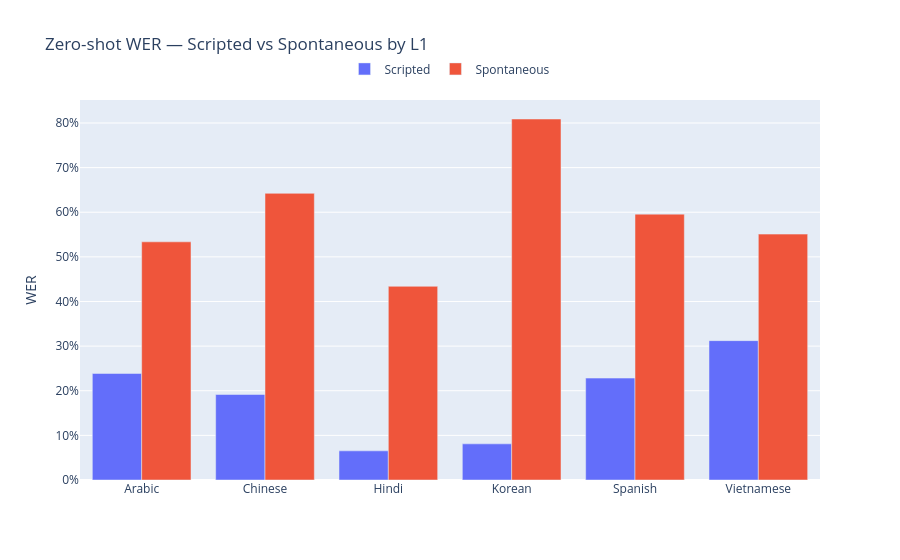

Notebook code for this chart:
### Markdown cell above
---

 # Part 3 — Scripted vs Spontaneous Gap (zero-shot)



 Different corpora → compared at L1 level, not speaker level.

### Code cell
if available("baseline", "scripted") and available("baseline", "spontaneous"):
    s_g  = grouped_wer(results["baseline"]["scripted"],    "l1").rename(columns={"wer": "WER_scripted"})
    sp_g = grouped_wer(results["baseline"]["spontaneous"], "l1").rename(columns={"wer": "WER_spontaneous"})
    gap  = s_g[["l1", "WER_scripted"]].merge(
               sp_g[["l1", "WER_spontaneous"]], on="l1", how="inner")
    gap["gap"] = gap["WER_spontaneous"] - gap["WER_scripted"]

    l1s = gap["l1"].tolist()
    fig = go.Figure()
    fig.add_trace(go.Bar(name="Scripted",    x=l1s, y=gap["WER_scripted"].tolist()))
    fig.add_trace(go.Bar(name="Spontaneous", x=l1s, y=gap["WER_spontaneous"].tolist()))
    fig.update_layout(
        title   = "Zero-shot WER — Scripted vs Spontaneous by L1",
        barmode = "group",
        yaxis   = dict(title="WER", tickformat=".0%"),
        legend  = dict(orientation="h", y=1.12, xanchor="center", x=0.5),
    )
    fig.show()
    display(
        gap.style
           .format({c: "{:.4f}" for c in ["WER_scripted", "WER_spontaneous", "gap"]})
           .set_caption("Scripted vs Spontaneous WER gap (zero-shot)")
    )

### Figure 1 — Plotly figure (JSON) as saved in the notebook; plotly's stock layout.template omitted (floating-point values rounded to 4 significant figures)
{"data": [{"name": "Scripted", "type": "bar", "x": ["Arabic", "Chinese", "Hindi", "Korean", "Spanish", "Vietnamese"], "y": [0.2387, 0.1916, 0.06533, 0.081, 0.2284, 0.3123]}, {"name": "Spontaneous", "type": "bar", "x": ["Arabic", "Chinese", "Hindi", "Korean", "Spanish", "Vietnamese"], "y": [0.5337, 0.6423, 0.434, 0.8089, 0.5957, 0.551]}], "layout": {"barmode": "group", "legend": {"orientation": "h", "x": 0.5, "xanchor": "center", "y": 1.12}, "title": {"text": "Zero-shot WER — Scripted vs Spontaneous by L1"}, "yaxis": {"tickformat": ".0%", "title": {"text": "WER"}}}}
